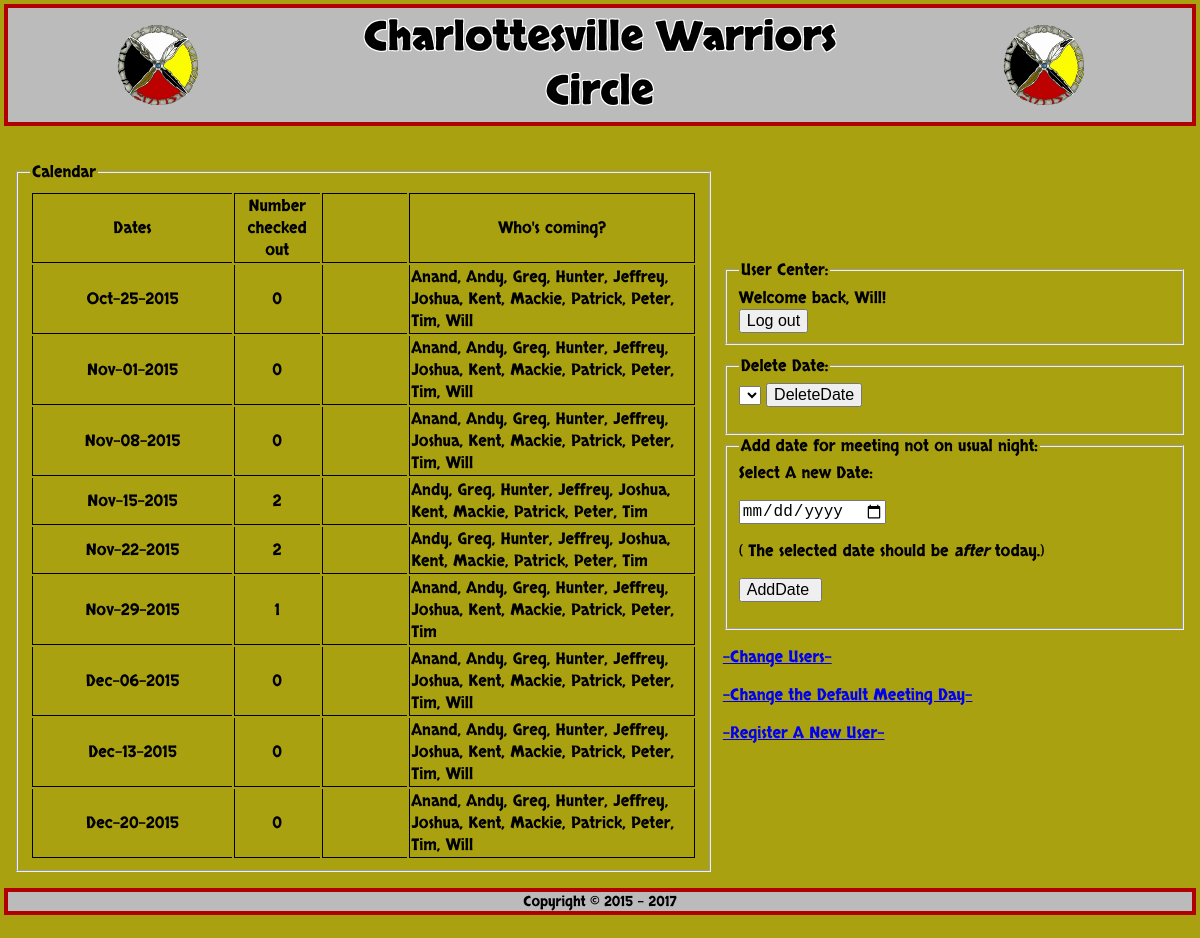
The page /index.php (signed in) on the database as committed earlier.
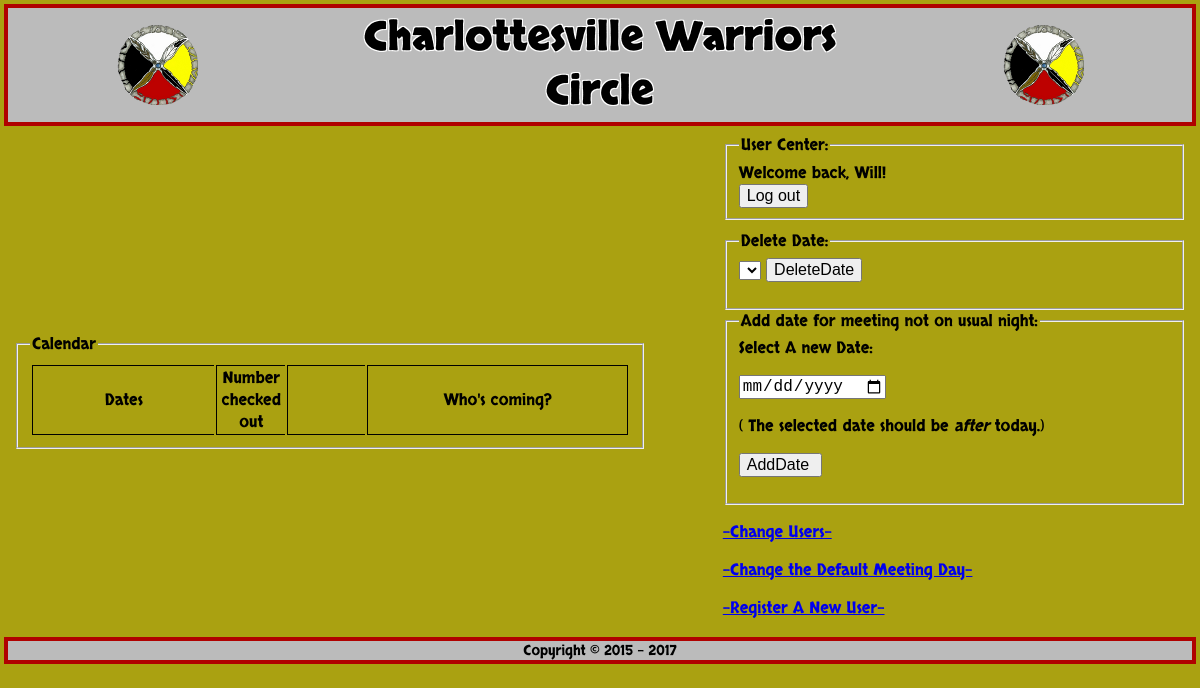
The same page on the database as committed later.
### tables this page shows
CREATE TABLE `dates` (
  `id` int(10) unsigned NOT NULL AUTO_INCREMENT,
  `date` int(10) unsigned NOT NULL,
  PRIMARY KEY (`id`)
);

CREATE TABLE `uinfo` (
  `id` int(10) unsigned NOT NULL AUTO_INCREMENT,
  `f_name` char(25) NOT NULL,
  `l_name` char(25) NOT NULL,
  `email` char(50) NOT NULL DEFAULT '-',
  `uid` int(10) unsigned NOT NULL,
  PRIMARY KEY (`id`),
  KEY `uid` (`uid`),
  CONSTRAINT `uinfo_ibfk_1` FOREIGN KEY (`uid`) REFERENCES `users` (`id`) ON UPDATE CASCADE
);

### cal.php (the view, shortened to what this page needs)
<table>
	<tr>
		<td >
			<fieldset style="min-width: 600px;">
				<legend>Calendar</legend>
					<table class="calender">
						<tr >
							<td class="datetitle">Dates</td>
							<td class="buttitle">Number<br>checked<br>out</td>
							<td class="contitle"></td>
							<td class="nametitle">Who's coming?</td>
						</tr>
						<?php
						require_once 'conn.php';
						$sql = "SELECT * from dates ORDER BY date";
						$result = mysqli_query($conn,$sql);
						while($daterow = mysqli_fetch_array($result))
						{
						?>
						<tr>
							<td class="date">
							<?php
								$currentdateid = $daterow['id'];
								echo date('M-d-Y', $daterow['date']);
								$sql_uid = "SELECT userId from checkouts where dateId='$currentdateid'";
								$result_uid = mysqli_query($conn,$sql_uid);
							?>
							</td>
							<td class="con">
							<?php
								$uid_checkout_array = array();
								while($row_uid = mysqli_fetch_array($result_uid))
								{
									array_push($uid_checkout_array, $row_uid['userId']);
								}
								echo $uid_count=count($uid_checkout_array);
							?>
							</td>
							<td class="but">
							</td>
							<td class="name" >
							<?php
								$sql_uinfo = "SELECT id,f_name,l_name,uid from uinfo ORDER BY f_name;";
								$result_uinfo = mysqli_query($conn,$sql_uinfo);
								$rows = mysqli_fetch_all ($result_uinfo, MYSQLI_ASSOC);
								$stillComing = [];
								foreach ($rows as $row)
									if (! in_array ($row['uid'],$uid_checkout_array))
										$stillComing[] = $row;
								for ($i = 0; $i < count($stillComing); ++$i)
								{
									$row = $stillComing[$i];
									echo $row['f_name'];
									if ($i < count($stillComing)-1)
										echo ", ";
								}
							?>
							</td>
						</tr>
						<?php
						}
					?>
				</table>
			</fieldset>
		</td>
	</tr>
</table>

### user.php (shortened to what this page needs)
<body style="height: 200px">
<table style="width: 100%; height: 150px">
	<tr>
		<td style="width: 100%;height:100px">
		<fieldset>
		<legend>User Center:</legend>
		<?php
			$dbc = mysqli_connect(DB_HOST,DB_USER,DB_PASSWORD,DB_NAME);
			$currentuid=$_COOKIE['user_id'];
			$query = "SELECT f_name,l_name FROM uinfo WHERE '$currentuid' = uid";
			$data = mysqli_query($dbc,$query);
			$row = mysqli_fetch_array($data);
			echo "Welcome back, " . $row['f_name']."!";
		?>
		<br />
		<input type="button" onclick="window.location.href='logout.php';" value="Log out" class="right" />
		</fieldset>
		</td>
	</tr>
	<tr>
		<td style="width: 100%; height:100px">
		<?php
			$sql_admin = "SELECT admin FROM users WHERE '$currentuid' = id";
			$result_admin = mysqli_query($dbc,$sql_admin);
			$row_admin = mysqli_fetch_array($result_admin);
			if ($row_admin['admin'] ==1)
			{
				include "admin.php";
			}
		?>
		</td>
	</tr>
</table>
</body>

Rows that differ between the two databases and show on the page:
removed dates: date "Oct-25-2015", uid_checkout_array "0", uinfo (f_name "Will")
no longer on this page (row unchanged): uinfo: f_name "Anand"
no longer on this page (row unchanged): uinfo: f_name "Andy"
no longer on this page (row unchanged): uinfo: f_name "Greg"
no longer on this page (row unchanged): uinfo: f_name "Hunter"
no longer on this page (row unchanged): uinfo: f_name "Jeffrey"
no longer on this page (row unchanged): uinfo: f_name "Joshua"
no longer on this page (row unchanged): uinfo: f_name "Kent"
no longer on this page (row unchanged): uinfo: f_name "Mackie"
no longer on this page (row unchanged): uinfo: f_name "Patrick"
no longer on this page (row unchanged): uinfo: f_name "Peter"
no longer on this page (row unchanged): uinfo: f_name "Tim"
removed dates: date "Nov-01-2015", uid_checkout_array "0", uinfo (f_name "Will")
removed dates: date "Nov-08-2015", uid_checkout_array "0", uinfo (f_name "Will")
removed dates: date "Nov-15-2015", uid_checkout_array "2"
removed dates: date "Nov-22-2015", uid_checkout_array "2"
removed dates: date "Nov-29-2015", uid_checkout_array "1"
removed dates: date "Dec-06-2015", uid_checkout_array "0", uinfo (f_name "Will")
removed dates: date "Dec-13-2015", uid_checkout_array "0", uinfo (f_name "Will")
removed dates: date "Dec-20-2015", uid_checkout_array "0", uinfo (f_name "Will")
